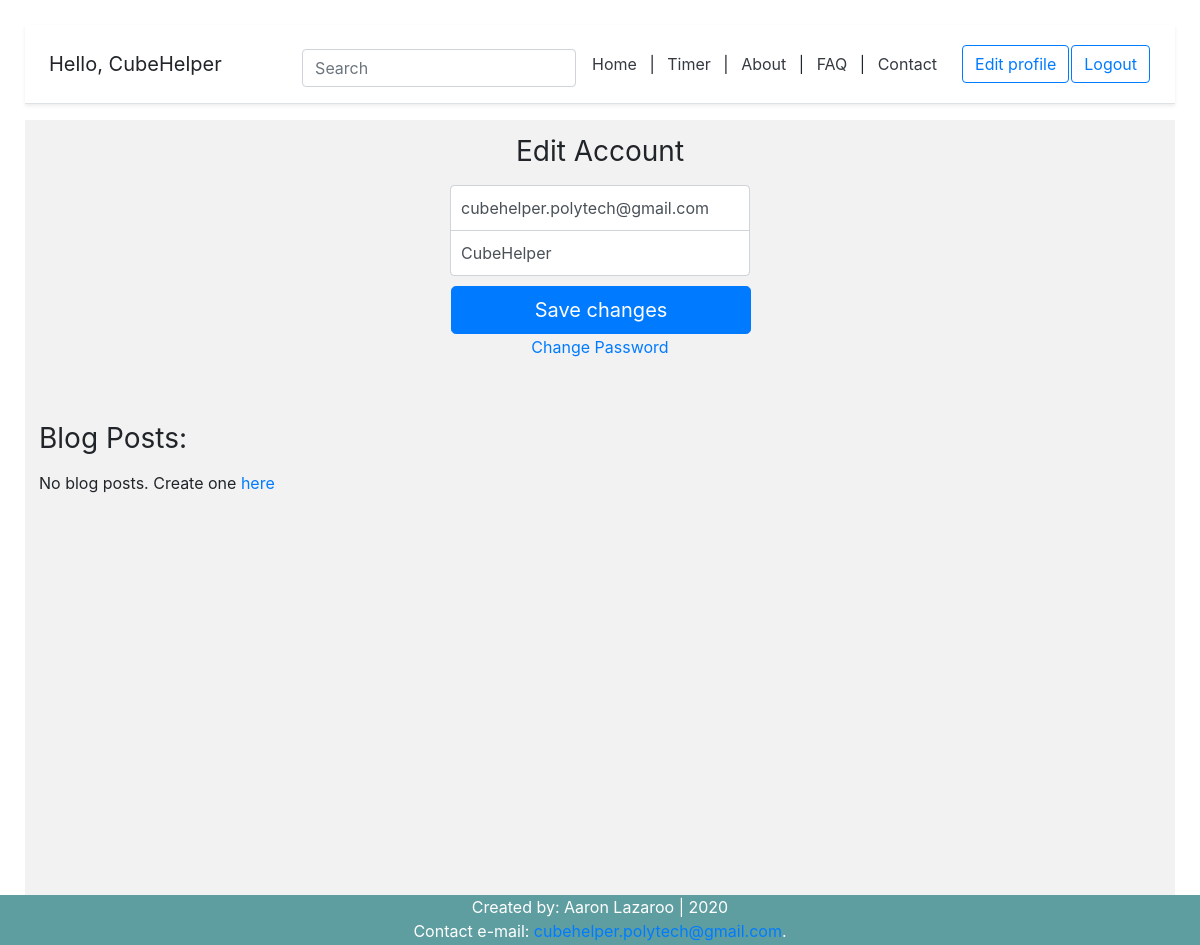
The app's page /account/ (signed in), older data.
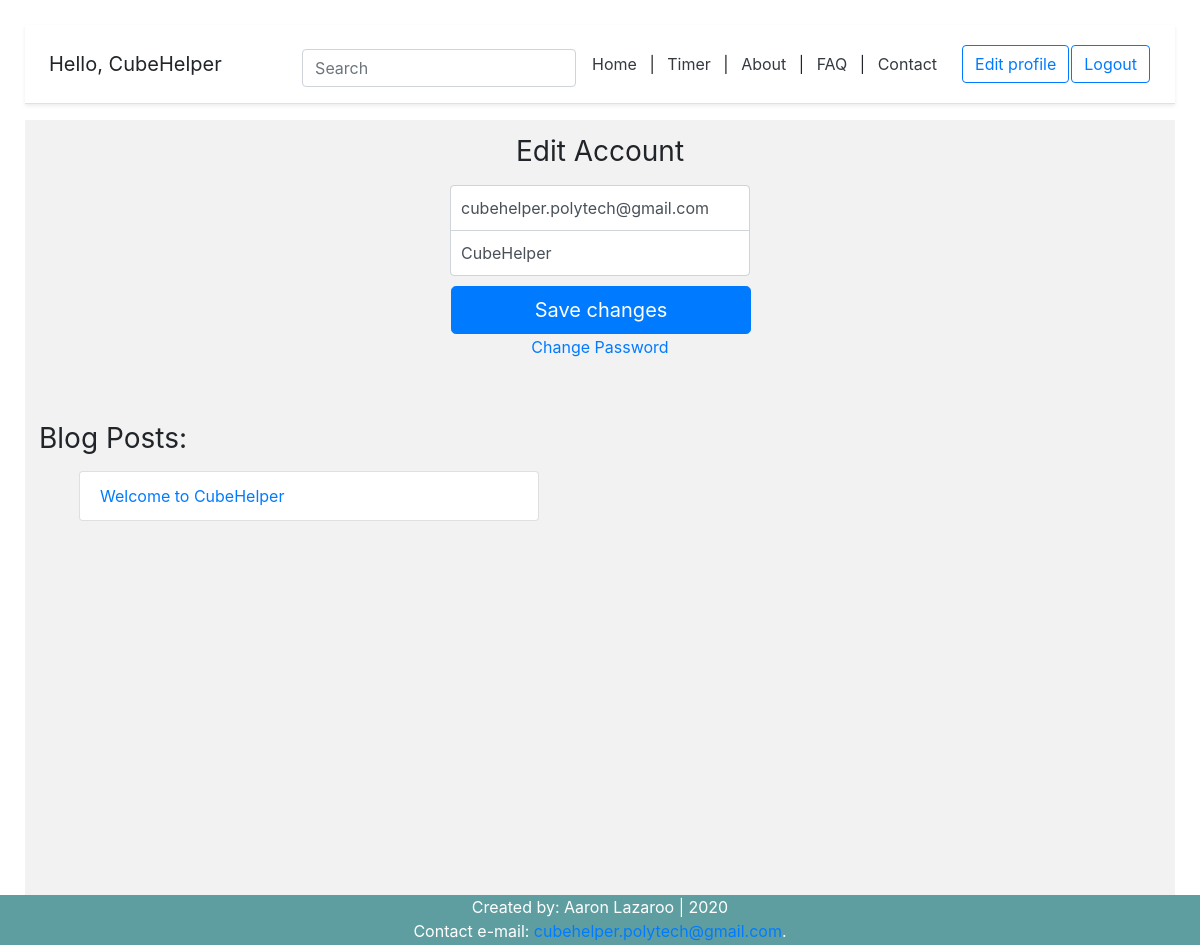
The same page, newer data.
### blog/models.py (models this page shows)
class BlogPost(models.Model):
	title = models.CharField(max_length=50, null=False, blank=False)
	body = models.TextField(max_length=5000, null=False, blank=False)
	image = models.ImageField(upload_to=upload_location, null=False, blank=False) # needs pillow to be installed (pip install pillow)
	date_published = models.DateTimeField(auto_now_add=True, verbose_name="date published")
	date_updated = models.DateTimeField(auto_now=True, verbose_name="date updated")
	author = models.ForeignKey(settings.AUTH_USER_MODEL, on_delete=models.CASCADE) # delete objects associated with post, except the author
	slug = models.SlugField(blank=True, unique=True) # url
	def __str__(self):
		return self.title

### account/views.py (the view)
# urls.py: path('account/', account_view, name='account'),
def account_view(request):
	if not request.user.is_authenticated:
		return redirect('login')
	context = {}
	if request.POST:
		form = UpdateForm(request.POST, instanc=request.user) # form requires instance
		if form.is_valid():
			form.initial={
				"email": request.POST['email'],
				"username": request.POST['username'],
			}
			form.save()
			context['success_message'] = "Changes saved successfully"
	else:
		form = UpdateForm(
				initial= {
					"email" : request.user.email,
					"username" : request.user.username,
				}
			)
	context['account_form'] = form
	blog_posts = BlogPost.objects.filter(author=request.user)
	context['blog_posts'] = blog_posts
	return render(request, 'account/account.html',context)

### account/forms.py (shortened to what this page needs)
class UpdateForm(forms.ModelForm):
	class Meta:
		model = Account
		fields = ('email','username')

### account/templates/account/account.html (shortened to what this page needs)
{% extends 'index.html' %}
{% block content %}
<form class="form-signin" method="post">
	<h1 class="h3 mb-3 font-weight-normal">Edit Account</h1>
	<input type="email" name="email" id="inputEmail" class="form-control" placeholder="Email address" required autofocus value={{account_form.initial.email}}>
	<input type="text" name="username" id="inputUsername" class="form-control" placeholder="Username" required value={{account_form.initial.username}}>
	<button class="btn btn-lg btn-primary btn-block" type="submit">Save changes</button>
	<div class="d-flex flex-column">
		<a class="m-auto" href="{% url 'password_change' %}">Change Password</a>
	</div>
</form>
	<div class="container mt-4 p-4">
		<div class="row">
			<div class="blog-posts">
				<h3 class="mb-3 font-weight-normal">Blog Posts:</h3>
				{% if blog_posts %}
				<ul>
					{% for post in blog_posts %}
						<a href="{% url 'blog:detail' post.slug %}" style="text-decoration: none;">
							<li class="list-group-item">{{post}}</li>
						</a>
					{% endfor %}
				</ul>
				{% else %}
				<p class="m-auto">No blog posts. Create one <a href="{% url 'blog:create' %}">here</a></p>
				{% endif %}
			</div>
		</div>
	</div>
{% endblock content %}

Row changes from the older to the newer data that the page shows:
added BlogPost: title "Welcome to CubeHelper"
Text that changed along with them:
text no longer shown: "No blog posts. Create one here"
